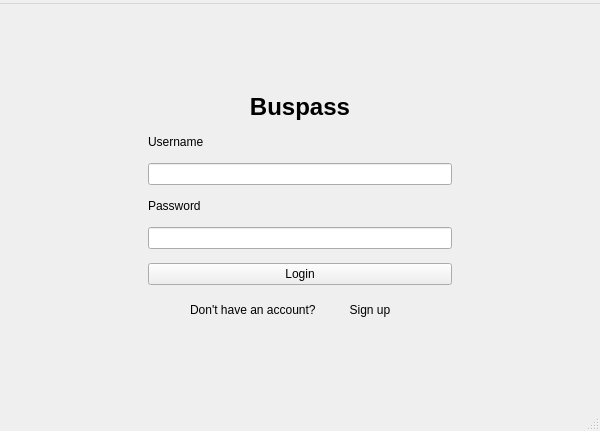
<?xml version="1.0" encoding="UTF-8"?>
<ui version="4.0">
 <class>login</class>
 <widget class="QMainWindow" name="login">
  <property name="geometry">
   <rect>
    <x>0</x>
    <y>0</y>
    <width>600</width>
    <height>431</height>
   </rect>
  </property>
  <property name="windowTitle">
   <string>login</string>
  </property>
  <widget class="QWidget" name="centralwidget">
   <layout class="QVBoxLayout" name="outerLayout">
    <item>
     <spacer name="topSpacer">
      <property name="orientation">
       <enum>Qt::Orientation::Vertical</enum>
      </property>
      <property name="sizeHint" stdset="0">
       <size>
        <width>20</width>
        <height>40</height>
       </size>
      </property>
     </spacer>
    </item>
    <item>
     <layout class="QHBoxLayout" name="centerRow">
      <item>
       <spacer name="leftSpacer">
        <property name="orientation">
         <enum>Qt::Orientation::Horizontal</enum>
        </property>
        <property name="sizeHint" stdset="0">
         <size>
          <width>40</width>
          <height>20</height>
         </size>
        </property>
       </spacer>
      </item>
      <item>
       <widget class="QWidget" name="formCard">
        <property name="minimumSize">
         <size>
          <width>360</width>
          <height>0</height>
         </size>
        </property>
        <property name="maximumSize">
         <size>
          <width>380</width>
          <height>16777215</height>
         </size>
        </property>
        <layout class="QVBoxLayout" name="formLayout">
         <property name="leftMargin">
          <number>28</number>
         </property>
         <property name="topMargin">
          <number>28</number>
         </property>
         <property name="rightMargin">
          <number>28</number>
         </property>
         <property name="bottomMargin">
          <number>28</number>
         </property>
         <property name="spacing">
          <number>14</number>
         </property>
         <item>
          <widget class="QLabel" name="cardTitleLabel">
           <property name="font">
            <font>
             <pointsize>18</pointsize>
             <bold>true</bold>
            </font>
           </property>
           <property name="text">
            <string>Buspass</string>
           </property>
           <property name="alignment">
            <set>Qt::AlignmentFlag::AlignCenter</set>
           </property>
          </widget>
         </item>
         <item>
          <widget class="QLabel" name="label">
           <property name="text">
            <string>Username</string>
           </property>
          </widget>
         </item>
         <item>
          <widget class="QLineEdit" name="username"/>
         </item>
         <item>
          <widget class="QLabel" name="label_2">
           <property name="text">
            <string>Password</string>
           </property>
          </widget>
         </item>
         <item>
          <widget class="QLineEdit" name="password">
           <property name="echoMode">
            <enum>QLineEdit::EchoMode::Password</enum>
           </property>
          </widget>
         </item>
         <item>
          <widget class="QPushButton" name="login_button">
           <property name="text">
            <string>Login</string>
           </property>
          </widget>
         </item>
         <item>
          <layout class="QHBoxLayout" name="signupRow">
           <item>
            <spacer name="signupLeftSpacer">
             <property name="orientation">
              <enum>Qt::Orientation::Horizontal</enum>
             </property>
             <property name="sizeHint" stdset="0">
              <size>
               <width>10</width>
               <height>20</height>
              </size>
             </property>
            </spacer>
           </item>
           <item>
            <widget class="QLabel" name="label_3">
             <property name="text">
              <string>Don't have an account?</string>
             </property>
            </widget>
           </item>
           <item>
            <widget class="QPushButton" name="signup_button">
             <property name="text">
              <string>Sign up</string>
             </property>
             <property name="flat">
              <bool>true</bool>
             </property>
            </widget>
           </item>
           <item>
            <spacer name="signupRightSpacer">
             <property name="orientation">
              <enum>Qt::Orientation::Horizontal</enum>
             </property>
             <property name="sizeHint" stdset="0">
              <size>
               <width>10</width>
               <height>20</height>
              </size>
             </property>
            </spacer>
           </item>
          </layout>
         </item>
        </layout>
       </widget>
      </item>
      <item>
       <spacer name="rightSpacer">
        <property name="orientation">
         <enum>Qt::Orientation::Horizontal</enum>
        </property>
        <property name="sizeHint" stdset="0">
         <size>
          <width>40</width>
          <height>20</height>
         </size>
        </property>
       </spacer>
      </item>
     </layout>
    </item>
    <item>
     <spacer name="bottomSpacer">
      <property name="orientation">
       <enum>Qt::Orientation::Vertical</enum>
      </property>
      <property name="sizeHint" stdset="0">
       <size>
        <width>20</width>
        <height>40</height>
       </size>
      </property>
     </spacer>
    </item>
   </layout>
  </widget>
  <widget class="QMenuBar" name="menubar">
   <property name="geometry">
    <rect>
     <x>0</x>
     <y>0</y>
     <width>600</width>
     <height>25</height>
    </rect>
   </property>
   <widget class="QMenu" name="menulogin">
    <property name="title">
     <string/>
    </property>
   </widget>
   <addaction name="menulogin"/>
  </widget>
  <widget class="QStatusBar" name="statusbar"/>
 </widget>
 <resources/>
 <connections/>
</ui>
